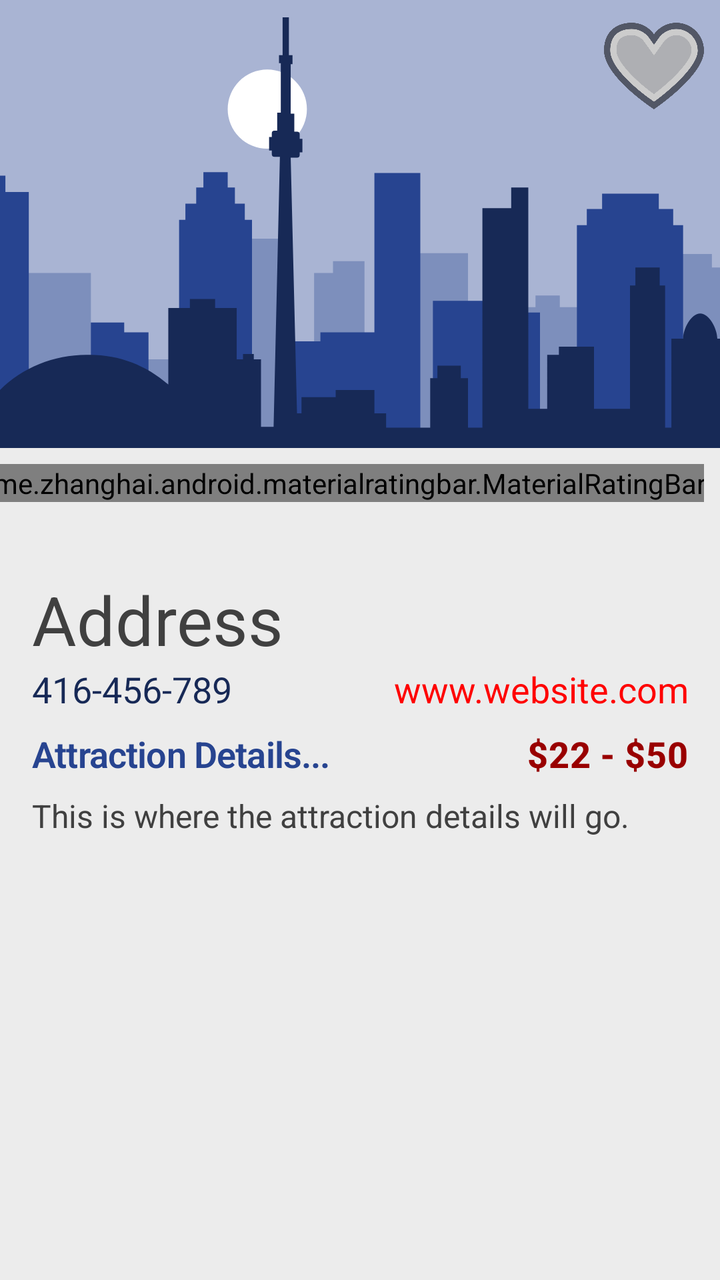
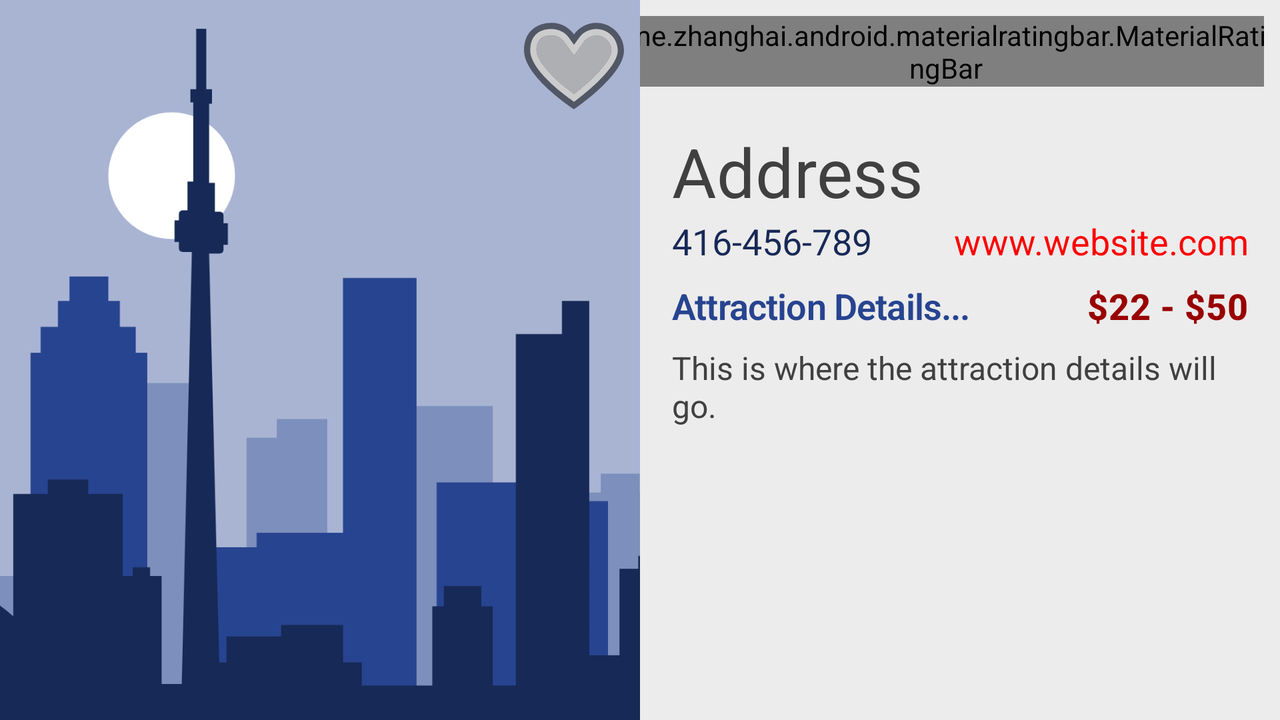

Two renders of one Android screen. The first uses the default layout on a phone; the second uses the alternative layout the repository ships for a different screen configuration, on a matching device. The two XML files are below.
<!-- AndroidManifest.xml: application theme AppTheme -->
<!-- res/layout/fragment_attraction_details.xml -->
<?xml version="1.0" encoding="utf-8"?>
<androidx.constraintlayout.widget.ConstraintLayout xmlns:android="http://schemas.android.com/apk/res/android"
    xmlns:app="http://schemas.android.com/apk/res-auto"
    xmlns:tools="http://schemas.android.com/tools"
    android:id="@+id/attractionDetails_ConstraintLayout"
    android:layout_width="match_parent"
    android:layout_height="match_parent"
    android:background="@color/colorBackground">

    <ImageView
        android:id="@+id/photo_imageView"
        android:layout_width="@dimen/match_constraint"
        android:layout_height="@dimen/match_constraint"
        android:scaleType="centerCrop"
        app:layout_constraintEnd_toEndOf="parent"
        app:layout_constraintHeight_percent="0.35"
        app:layout_constraintStart_toStartOf="parent"
        app:layout_constraintTop_toTopOf="parent"
        app:srcCompat="@drawable/ic_attraction_default" />

    <androidx.appcompat.widget.AppCompatImageButton
        android:id="@+id/wishList_button"
        android:layout_width="@dimen/wish_list_button_size_large"
        android:layout_height="@dimen/wish_list_button_size_large"
        android:layout_marginTop="@dimen/margin_8"
        android:layout_marginEnd="@dimen/margin_8"
        android:background="@drawable/ic_fav_bg"
        android:scaleType="fitCenter"
        app:backgroundTint="@color/black_transparent_80"
        app:layout_constraintEnd_toEndOf="parent"
        app:layout_constraintTop_toTopOf="parent"
        app:srcCompat="@drawable/ic_fav"
        app:tint="@color/rating_selected_color" />

    <ScrollView
        android:id="@+id/attractionDetails_scrollView"
        android:layout_width="@dimen/match_constraint"
        android:layout_height="@dimen/match_constraint"
        app:layout_constraintBottom_toBottomOf="parent"
        app:layout_constraintEnd_toEndOf="parent"
        app:layout_constraintStart_toStartOf="parent"
        app:layout_constraintTop_toBottomOf="@+id/photo_imageView"
        app:layout_constraintVertical_bias="0.0">

        <androidx.constraintlayout.widget.ConstraintLayout
            android:id="@+id/attractionDetails_constraintLayout"
            android:layout_width="match_parent"
            android:layout_height="wrap_content">

            <TextView
                android:id="@+id/name_textView"
                style="@style/AttractionDetails.Name.Text"
                android:layout_width="@dimen/match_constraint"
                android:layout_height="wrap_content"
                android:layout_marginStart="@dimen/margin_16"
                android:layout_marginTop="@dimen/margin_8"
                android:layout_marginEnd="@dimen/margin_16"
                android:maxLines="2"
                android:text="Attraction Name"
                app:autoSizeTextType="uniform"
                app:layout_constraintEnd_toStartOf="@+id/ratingBar"
                app:layout_constraintStart_toStartOf="parent"
                app:layout_constraintTop_toTopOf="parent" />

            <me.zhanghai.android.materialratingbar.MaterialRatingBar
                android:id="@+id/ratingBar"
                style="@style/Widget.MaterialRatingBar.RatingBar"
                android:layout_width="wrap_content"
                android:layout_height="wrap_content"
                android:layout_marginTop="@dimen/margin_8"
                android:layout_marginEnd="@dimen/margin_8"
                android:max="5"
                android:numStars="5"
                android:stepSize="1"
                app:layout_constraintEnd_toEndOf="parent"
                app:layout_constraintTop_toTopOf="parent" />

            <TextView
                android:id="@+id/address_textView"
                style="@style/AttractionDetails.Address.Text"
                android:layout_width="@dimen/match_constraint"
                android:layout_height="wrap_content"
                android:layout_marginStart="@dimen/margin_16"
                android:layout_marginEnd="@dimen/margin_16"
                android:lines="2"
                android:maxLines="2"
                android:text="Address"
                app:autoSizeTextType="uniform"
                app:layout_constraintEnd_toEndOf="parent"
                app:layout_constraintStart_toStartOf="parent"
                app:layout_constraintTop_toBottomOf="@+id/name_textView" />

            
            
            <TextView
                android:id="@+id/phone_textView"
                style="@style/AttractionDetails.Phone.Text"
                android:layout_width="@dimen/match_constraint"
                android:layout_height="wrap_content"
                android:layout_marginStart="@dimen/margin_16"
                android:lines="1"
                android:maxLines="1"
                android:text="416-456-789"
                app:autoSizeTextType="uniform"
                app:layout_constraintStart_toStartOf="parent"
                app:layout_constraintTop_toBottomOf="@+id/address_textView" />

            <TextView
                android:id="@+id/website_textView"
                style="@style/AttractionDetails.Website.Text"
                android:layout_width="@dimen/match_constraint"
                android:layout_height="wrap_content"
                android:layout_marginStart="@dimen/margin_8"
                android:layout_marginEnd="@dimen/margin_16"
                android:gravity="end"
                android:lines="1"
                android:maxLines="1"
                android:text="www.website.com"
                app:autoSizeTextType="uniform"
                app:layout_constraintEnd_toEndOf="parent"
                app:layout_constraintStart_toEndOf="@+id/phone_textView"
                app:layout_constraintTop_toBottomOf="@+id/address_textView" />

            <TextView
                android:id="@+id/details_textView"
                style="@style/AttractionDetails.DetailsTitle.Text"
                android:layout_width="@dimen/match_constraint"
                android:layout_height="wrap_content"
                android:layout_marginStart="@dimen/margin_16"
                android:layout_marginTop="@dimen/margin_8"
                android:lines="1"
                android:maxLines="1"
                android:text="@string/attraction_details"
                app:autoSizeTextType="uniform"
                app:layout_constraintStart_toStartOf="parent"
                app:layout_constraintTop_toBottomOf="@+id/phone_textView" />

            <TextView
                android:id="@+id/price_textView"
                style="@style/AttractionDetails.Price.Text"
                android:layout_width="@dimen/match_constraint"
                android:layout_height="wrap_content"
                android:layout_marginStart="@dimen/margin_32"
                android:layout_marginTop="@dimen/margin_8"
                android:layout_marginEnd="@dimen/margin_16"
                android:gravity="end"
                android:lines="1"
                android:maxLines="1"
                android:text="$22 - $50"
                app:autoSizeTextType="uniform"
                app:layout_constraintEnd_toEndOf="parent"
                app:layout_constraintStart_toEndOf="@+id/details_textView"
                app:layout_constraintTop_toBottomOf="@+id/website_textView" />

            <androidx.constraintlayout.widget.ConstraintLayout
                android:id="@+id/details_constraintLayout"
                android:layout_width="@dimen/match_constraint"
                android:layout_height="wrap_content"
                android:layout_marginStart="@dimen/margin_8"
                android:layout_marginEnd="@dimen/margin_8"
                android:layout_marginBottom="@dimen/margin_8"
                android:background="@drawable/card_background"
                app:layout_constraintBottom_toBottomOf="parent"
                app:layout_constraintEnd_toEndOf="parent"
                app:layout_constraintStart_toStartOf="parent"
                app:layout_constraintTop_toBottomOf="@+id/details_textView"
                app:layout_constraintVertical_bias="0.0">

                <TextView
                    android:id="@+id/detailsValue_textView"
                    style="@style/AttractionDetails.Description.Text"
                    android:layout_width="@dimen/match_constraint"
                    android:layout_height="wrap_content"
                    android:layout_marginStart="@dimen/margin_8"
                    android:layout_marginTop="@dimen/margin_8"
                    android:layout_marginEnd="@dimen/margin_8"
                    android:layout_marginBottom="@dimen/margin_8"
                    android:text="This is where the attraction details will go."
                    app:autoSizeTextType="uniform"
                    app:layout_constraintBottom_toBottomOf="parent"
                    app:layout_constraintEnd_toEndOf="parent"
                    app:layout_constraintStart_toStartOf="parent"
                    app:layout_constraintTop_toTopOf="parent" />

            </androidx.constraintlayout.widget.ConstraintLayout>

            <androidx.recyclerview.widget.RecyclerView
                android:id="@+id/photos_recyclerView"
                android:layout_width="match_parent"
                android:layout_height="wrap_content"
                android:layout_marginTop="@dimen/margin_8"
                android:layout_marginBottom="@dimen/margin_8"
                app:layout_constraintBottom_toBottomOf="parent"
                app:layout_constraintEnd_toEndOf="parent"
                app:layout_constraintStart_toStartOf="parent"
                app:layout_constraintTop_toBottomOf="@+id/details_constraintLayout" />

        </androidx.constraintlayout.widget.ConstraintLayout>
    </ScrollView>
</androidx.constraintlayout.widget.ConstraintLayout>
<!-- resources referenced by this layout -->
<resources>
  <color name="black_transparent_80">#CC000000</color>
  <color name="colorBackground">#ECECEC</color>&gt;
  <dimen name="margin_16">16dp</dimen>
  <dimen name="margin_32">32dp</dimen>
  <dimen name="margin_8">8dp</dimen>
  <dimen name="match_constraint">0dp</dimen>
  <dimen name="wish_list_button_size_large">50dp</dimen>
  <string name="attraction_details">Attraction Details...</string>
  <style name="AttractionDetails.Address.Text" parent="TextAppearance.MaterialComponents.Headline3">
          <item name="android:textSize">@dimen/attraction_details_address_text</item>
          <item name="android:textColor">@color/attractionDetailsAddressText</item>
          <item name="android:typeface">sans</item>
      </style>
  <style name="AttractionDetails.Description.Text" parent="TextAppearance.MaterialComponents.Headline3">
          <item name="android:textSize">@dimen/attraction_details_description_text</item>
          <item name="android:textColor">@color/attractionDetailsDescriptionText</item>
          <item name="android:typeface">sans</item>
      </style>
  <style name="AttractionDetails.DetailsTitle.Text" parent="TextAppearance.MaterialComponents.Headline1">
          <item name="android:textSize">@dimen/attraction_details_title_text</item>
          <item name="android:textColor">@color/colorPrimary</item>
          <item name="android:textStyle">bold</item>
          <item name="android:typeface">sans</item>
      </style>
  <style name="AttractionDetails.Phone.Text" parent="TextAppearance.MaterialComponents.Headline3">
          <item name="android:textSize">@dimen/attraction_details_address_text</item>
          <item name="android:textColor">@color/colorPrimaryDark</item>
          <item name="android:typeface">sans</item>
      </style>
  <style name="AttractionDetails.Price.Text" parent="TextAppearance.MaterialComponents.Headline6">
          <item name="android:textSize">@dimen/attraction_details_address_text</item>
          <item name="android:textColor">@color/colorSecondaryDark</item>
          <item name="android:textStyle">bold</item>
          <item name="android:typeface">sans</item>
      </style>
  <style name="AttractionDetails.Website.Text" parent="TextAppearance.MaterialComponents.Headline3">
          <item name="android:textSize">@dimen/attraction_details_address_text</item>
          <item name="android:textColor">@color/colorSecondary</item>
          <item name="android:typeface">sans</item>
      </style>
  <dimen name="attraction_details_address_text">18sp</dimen>
  <color name="attractionDetailsAddressText">@color/colorOnBackgroundSecondary</color>
  <dimen name="attraction_details_description_text">16sp</dimen>
  <color name="attractionDetailsDescriptionText">@color/colorOnBackgroundSecondary</color>
  <dimen name="attraction_details_title_text">18sp</dimen>
  <color name="colorPrimary">#274490</color>
  <dimen name="attraction_details_name_text">22sp</dimen>
  <color name="attractionDetailsNameText">@color/colorOnBackground</color>
  <color name="colorPrimaryDark">#172956</color>
  <color name="colorSecondaryDark">#990000</color>
  <color name="colorSecondary">#ff0000</color>
  <color name="colorError">#B00000</color>
  <color name="statusBarBg">@color/colorPrimaryDark</color>
  <color name="transparent">#00000000</color>
  <color name="navigationBarColor">@color/colorPrimaryDark</color>
  <dimen name="toolbar_view_height">50dp</dimen>
  <color name="colorPrimaryVariant">#101b3a</color>
  <color name="colorSecondaryVariant">#660000</color>
  <color name="colorSurface">#FAFAFA</color>
  <color name="colorOnPrimary">#ffffff</color>
  <color name="colorOnSecondary">#ffffff</color>
  <color name="colorOnBackground">#202020</color>
  <color name="colorOnError">#ffffff</color>
  <color name="colorOnSurface">#ffffff</color>
  <color name="colorOnBackgroundSecondary">@color/black_75</color>
  <color name="black_75">#404040</color>
</resources>
<!-- res/layout-land/fragment_attraction_details.xml (the repository's variant of the layout above) -->
<!-- drawn on the phone turned sideways -->
<?xml version="1.0" encoding="utf-8"?>
<androidx.constraintlayout.widget.ConstraintLayout xmlns:android="http://schemas.android.com/apk/res/android"
    xmlns:app="http://schemas.android.com/apk/res-auto"
    xmlns:tools="http://schemas.android.com/tools"
    android:id="@+id/attractionDetails_ConstraintLayout"
    android:layout_width="match_parent"
    android:layout_height="match_parent"
    android:background="@color/colorBackground">

    <ImageView
        android:id="@+id/photo_imageView"
        android:layout_width="@dimen/match_constraint"
        android:layout_height="@dimen/match_constraint"
        android:scaleType="centerCrop"
        app:layout_constraintBottom_toBottomOf="parent"
        app:layout_constraintEnd_toEndOf="parent"
        app:layout_constraintHorizontal_bias="0.0"
        app:layout_constraintStart_toStartOf="parent"
        app:layout_constraintTop_toTopOf="parent"
        app:layout_constraintWidth_percent="0.5"
        app:srcCompat="@drawable/ic_attraction_default" />

    <androidx.appcompat.widget.AppCompatImageButton
        android:id="@+id/wishList_button"
        android:layout_width="@dimen/wish_list_button_size_large"
        android:layout_height="@dimen/wish_list_button_size_large"
        android:layout_marginTop="@dimen/margin_8"
        android:layout_marginEnd="@dimen/margin_8"
        android:background="@drawable/ic_fav_bg"
        android:scaleType="fitCenter"
        app:backgroundTint="@color/black_transparent_80"
        app:layout_constraintEnd_toEndOf="@+id/photo_imageView"
        app:layout_constraintTop_toTopOf="@+id/photo_imageView"
        app:srcCompat="@drawable/ic_fav"
        app:tint="@color/rating_selected_color" />

    <ScrollView
        android:id="@+id/attractionDetails_scrollView"
        android:layout_width="@dimen/match_constraint"
        android:layout_height="@dimen/match_constraint"
        app:layout_constraintBottom_toBottomOf="parent"
        app:layout_constraintEnd_toEndOf="parent"
        app:layout_constraintStart_toEndOf="@+id/photo_imageView"
        app:layout_constraintTop_toTopOf="parent"
        app:layout_constraintVertical_bias="0.0">

        <androidx.constraintlayout.widget.ConstraintLayout
            android:id="@+id/attractionDetails_constraintLayout"
            android:layout_width="match_parent"
            android:layout_height="wrap_content">

            <TextView
                android:id="@+id/name_textView"
                style="@style/AttractionDetails.Name.Text"
                android:layout_width="@dimen/match_constraint"
                android:layout_height="wrap_content"
                android:layout_marginStart="@dimen/margin_16"
                android:layout_marginTop="@dimen/margin_8"
                android:layout_marginEnd="@dimen/margin_16"
                android:maxLines="2"
                android:text="Attraction Name"
                app:autoSizeTextType="uniform"
                app:layout_constraintEnd_toStartOf="@+id/ratingBar"
                app:layout_constraintStart_toStartOf="parent"
                app:layout_constraintTop_toTopOf="parent" />

            <me.zhanghai.android.materialratingbar.MaterialRatingBar
                android:id="@+id/ratingBar"
                style="@style/Widget.MaterialRatingBar.RatingBar"
                android:layout_width="wrap_content"
                android:layout_height="wrap_content"
                android:layout_marginTop="@dimen/margin_8"
                android:layout_marginEnd="@dimen/margin_8"
                android:max="5"
                android:numStars="5"
                android:stepSize="1"
                app:layout_constraintEnd_toEndOf="parent"
                app:layout_constraintTop_toTopOf="parent" />

            <TextView
                android:id="@+id/address_textView"
                style="@style/AttractionDetails.Address.Text"
                android:layout_width="@dimen/match_constraint"
                android:layout_height="wrap_content"
                android:layout_marginStart="@dimen/margin_16"
                android:layout_marginEnd="@dimen/margin_16"
                android:lines="2"
                android:maxLines="2"
                android:text="Address"
                app:autoSizeTextType="uniform"
                app:layout_constraintEnd_toEndOf="parent"
                app:layout_constraintStart_toStartOf="parent"
                app:layout_constraintTop_toBottomOf="@+id/name_textView" />

            
            
            <TextView
                android:id="@+id/phone_textView"
                style="@style/AttractionDetails.Phone.Text"
                android:layout_width="@dimen/match_constraint"
                android:layout_height="wrap_content"
                android:layout_marginStart="@dimen/margin_16"
                android:lines="1"
                android:maxLines="1"
                android:text="416-456-789"
                app:autoSizeTextType="uniform"
                app:layout_constraintStart_toStartOf="parent"
                app:layout_constraintTop_toBottomOf="@+id/address_textView" />

            <TextView
                android:id="@+id/website_textView"
                style="@style/AttractionDetails.Website.Text"
                android:layout_width="@dimen/match_constraint"
                android:layout_height="wrap_content"
                android:layout_marginStart="@dimen/margin_8"
                android:layout_marginEnd="@dimen/margin_16"
                android:gravity="end"
                android:lines="1"
                android:maxLines="1"
                android:text="www.website.com"
                app:autoSizeTextType="uniform"
                app:layout_constraintEnd_toEndOf="parent"
                app:layout_constraintStart_toEndOf="@+id/phone_textView"
                app:layout_constraintTop_toBottomOf="@+id/address_textView" />

            <TextView
                android:id="@+id/details_textView"
                style="@style/AttractionDetails.DetailsTitle.Text"
                android:layout_width="@dimen/match_constraint"
                android:layout_height="wrap_content"
                android:layout_marginStart="@dimen/margin_16"
                android:layout_marginTop="@dimen/margin_8"
                android:lines="1"
                android:maxLines="1"
                android:text="@string/attraction_details"
                app:autoSizeTextType="uniform"
                app:layout_constraintStart_toStartOf="parent"
                app:layout_constraintTop_toBottomOf="@+id/phone_textView" />

            <TextView
                android:id="@+id/price_textView"
                style="@style/AttractionDetails.Price.Text"
                android:layout_width="@dimen/match_constraint"
                android:layout_height="wrap_content"
                android:layout_marginStart="@dimen/margin_32"
                android:layout_marginTop="@dimen/margin_8"
                android:layout_marginEnd="@dimen/margin_16"
                android:gravity="end"
                android:lines="1"
                android:maxLines="1"
                android:text="$22 - $50"
                app:autoSizeTextType="uniform"
                app:layout_constraintEnd_toEndOf="parent"
                app:layout_constraintStart_toEndOf="@+id/details_textView"
                app:layout_constraintTop_toBottomOf="@+id/website_textView" />

            <androidx.constraintlayout.widget.ConstraintLayout
                android:id="@+id/details_constraintLayout"
                android:layout_width="@dimen/match_constraint"
                android:layout_height="wrap_content"
                android:layout_marginStart="@dimen/margin_8"
                android:layout_marginEnd="@dimen/margin_8"
                android:layout_marginBottom="@dimen/margin_8"
                android:background="@drawable/card_background"
                app:layout_constraintBottom_toBottomOf="parent"
                app:layout_constraintEnd_toEndOf="parent"
                app:layout_constraintStart_toStartOf="parent"
                app:layout_constraintTop_toBottomOf="@+id/details_textView"
                app:layout_constraintVertical_bias="0.0">

                <TextView
                    android:id="@+id/detailsValue_textView"
                    style="@style/AttractionDetails.Description.Text"
                    android:layout_width="@dimen/match_constraint"
                    android:layout_height="wrap_content"
                    android:layout_marginStart="@dimen/margin_8"
                    android:layout_marginTop="@dimen/margin_8"
                    android:layout_marginEnd="@dimen/margin_8"
                    android:layout_marginBottom="@dimen/margin_8"
                    android:text="This is where the attraction details will go."
                    app:autoSizeTextType="uniform"
                    app:layout_constraintBottom_toBottomOf="parent"
                    app:layout_constraintEnd_toEndOf="parent"
                    app:layout_constraintStart_toStartOf="parent"
                    app:layout_constraintTop_toTopOf="parent" />

            </androidx.constraintlayout.widget.ConstraintLayout>

            <androidx.recyclerview.widget.RecyclerView
                android:id="@+id/photos_recyclerView"
                android:layout_width="match_parent"
                android:layout_height="wrap_content"
                android:layout_marginStart="@dimen/margin_8"
                android:layout_marginTop="@dimen/margin_8"
                android:layout_marginBottom="@dimen/margin_8"
                app:layout_constraintBottom_toBottomOf="parent"
                app:layout_constraintEnd_toEndOf="parent"
                app:layout_constraintStart_toStartOf="parent"
                app:layout_constraintTop_toBottomOf="@+id/details_constraintLayout" />

        </androidx.constraintlayout.widget.ConstraintLayout>
    </ScrollView>
</androidx.constraintlayout.widget.ConstraintLayout>
